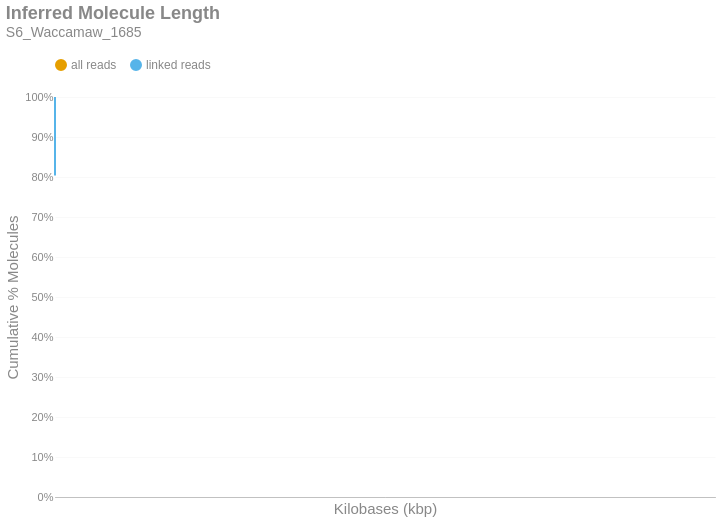

The code cell stored with this chart in its notebook:
### Markdown cell above
### Inferred Molecule Length
This is the cumulative frequency distribution of molecule lengths inferred from the first and last alignment positions along a contig for all alignments associated with a single linked-read barcode on a given contig.There are two distributions: one with `all` the alignments (yellow) and another with only `linked reads` (blue). The percent of molecules in the `linked reads` distribution is relative to the total number of linked molecules.

### Code cell
if SKIPLR:
    print_html(f"Skipped")
else:
    binned_df = consolidated_hist(valids['length_inferred']/1000, mask, 10, True)
    binned_df = binned_df.with_columns(
        pl.when(pl.col('bin').cast(pl.Utf8) == '0').then(pl.lit('1')).otherwise(pl.col('bin').cast(pl.Utf8)).alias('bin')
    )
    with SafeRender(binned_df):
        (
            density_plot(binned_df, 'Inferred Molecule Length', samplename, 'inferredlen')
            .transform_calculate(bin_kb='datum.bin / 1000')
            .encode(
                x=alt.X('bin_kb:Q', title="Kilobases (kbp)").scale(type='log', padding=0).axis(labelAngle=-40),
                y=alt.Y('value:Q', title='Cumulative % Molecules')
                    .axis(format='%')
                    .stack(False)
                    .scale(domainMin=0, domainMax=1,padding=0),
                color=alt.Color("key:N").scale(domain = ["all reads", "linked reads"]),
                tooltip = [
                    alt.Tooltip("key:N", title = "Data Type"),
                    alt.Tooltip("range_label:N", title="Kilobases"),
                    alt.Tooltip("value:Q", format = ".2%", title="% Molecules (Cum.)")
                ]
            )
        ).display()

### Figure 1 — Vega-Lite specification as saved in the notebook (floating-point values rounded to 4 significant figures)
{"width": "container", "height": 400, "config": {"title": {"anchor": "start", "dy": -15, "fontSize": 18, "color": "#888888", "subtitleColor": "#888888", "subtitleFontSize": 14}, "arc": {"fill": "#0072B2"}, "axis": {"domainColor": "#888888", "domainWidth": 0.5, "gridWidth": 0.2, "grid": false, "titleFontWeight": 400, "titleFontSize": 15, "labelFontSize": 11, "labelColor": "#888888", "tickColor": "#888888", "tickWidth": 0.2, "titleColor": "#888888"}, "axisBand": {"grid": false}, "axisX": {"grid": true, "tickSize": 10, "domainCap": "round"}, "axisY": {"domain": false, "grid": true, "tickSize": 0, "domainCap": "round"}, "background": "transparent", "header": {"labelFontSize": 15, "labelColor": "#888888", "titleFontSize": 15, "titleFontWeight": 600, "titleColor": "#888888"}, "legend": {"labelFont": "sans-serif", "labelFontSize": 12, "labelColor": "#888888", "symbolSize": 100, "symbolType": "circle", "titleFontSize": 12, "titlePadding": 10, "titleColor": "#888888", "title": null, "orient": "top"}, "range": {"category": ["#E69F00", "#56B4E9", "#009E73", "#F0E442", "#0072B2", "#D55E00", "#CC79A7", "#000000"], "diverging": ["#cfe8f3", "#a2d4ec", "#73bfe2", "#46abdb", "#1696d2", "#12719e"]}, "area": {"fill": "#0072B2", "fillOpacity": 0.7, "line": true, "strokeOpacity": 0.7}, "line": {"color": "#0072B2", "stroke": "#0072B2", "strokeWidth": 2}, "trail": {"color": "#0072B2", "stroke": "#0072B2", "strokeWidth": 0, "size": 1}, "point": {"filled": true, "fillOpacity": 1.0, "size": 95}, "text": {"color": "#888888", "fontSize": 11, "align": "right", "fontWeight": 400, "size": 11}, "bar": {"fill": "#0072B2", "stroke": null}, "view": {"stroke": null, "continuousWidth": 660, "continuousHeight": 400}}, "data": {"name": "data-dfaa8c538a0b90a1b21bc541ce22b957"}, "mark": {"type": "line", "interpolate": "monotone", "point": {"opacity": 0, "size": 275}}, "encoding": {"color": {"field": "key", "scale": {"domain": ["all reads", "linked reads"]}, "type": "nominal"}, "tooltip": [{"field": "key", "title": "Data Type", "type": "nominal"}, {"field": "range_label", "title": "Kilobases", "type": "nominal"}, {"field": "value", "format": ".2%", "title": "% Molecules (Cum.)", "type": "quantitative"}], "x": {"axis": {"labelAngle": -40}, "field": "bin_kb", "scale": {"type": "log", "padding": 0}, "title": "Kilobases (kbp)", "type": "quantitative"}, "y": {"axis": {"format": "%"}, "field": "value", "scale": {"domainMin": 0, "domainMax": 1, "padding": 0}, "stack": false, "title": "Cumulative % Molecules", "type": "quantitative"}}, "params": [{"name": "param_c36ac31b6afebe62", "select": {"type": "point", "fields": ["key"]}, "bind": "legend"}], "title": {"text": "Inferred Molecule Length", "subtitle": "S6_Waccamaw_1685"}, "transform": [{"fold": ["all reads (cumsum)", "linked reads (cumsum)"]}, {"calculate": "replace(datum.key, ' (cumsum)', '')", "as": "key"}, {"filter": {"param": "param_c36ac31b6afebe62"}}, {"calculate": "datum.bin / 1000", "as": "bin_kb"}], "usermeta": {"embedOptions": {"downloadFileName": "S6_Waccamaw_1685.inferredlen"}}, "$schema": "https://vega.github.io/schema/vega-lite/v6.1.0.json", "datasets": {"data-dfaa8c538a0b90a1b21bc541ce22b957": [{"bin": "0.0", "interval": "0.0-10.0", "all reads": 0.9807, "linked reads": 0.804, "all reads (cumsum)": 0.9807, "linked reads (cumsum)": 0.804, "range_label": "0-9"}, {"bin": "10.0", "interval": "10.0-20.0", "all reads": 0.008311, "linked reads": 0.08453, "all reads (cumsum)": 0.989, "linked reads (cumsum)": 0.8885, "range_label": "10-19"}, {"bin": "20.0", "interval": "20.0-30.0", "all reads": 0.005186, "linked reads": 0.0529, "all reads (cumsum)": 0.9942, "linked reads (cumsum)": 0.9414, "range_label": "20-29"}, {"bin": "30.0", "interval": "30.0-40.0", "all reads": 0.003119, "linked reads": 0.03172, "all reads (cumsum)": 0.9974, "linked reads (cumsum)": 0.9731, "range_label": "30-39"}, {"bin": "40.0", "interval": "40.0-50.0", "all reads": 0.001906, "linked reads": 0.01921, "all reads (cumsum)": 0.9993, "linked reads (cumsum)": 0.9923, "range_label": "40-49"}, {"bin": "50.0", "interval": "50.0-60.0", "all reads": 0.0004735, "linked reads": 0.004895, "all reads (cumsum)": 0.9997, "linked reads (cumsum)": 0.9972, "range_label": "50-59"}, {"bin": "60.0", "interval": "60.0-70.0", "all reads": 0.0001613, "linked reads": 0.001669, "all reads (cumsum)": 0.9999, "linked reads (cumsum)": 0.9989, "range_label": "60-69"}, {"bin": "70.0", "interval": "70.0-80.0", "all reads": 6.202e-05, "linked reads": 0.0006378, "all reads (cumsum)": 1.0, "linked reads (cumsum)": 0.9995, "range_label": "70-79"}, {"bin": "80.0", "interval": "80.0-90.0", "all reads": 2.399e-05, "linked reads": 0.0002478, "all reads (cumsum)": 1.0, "linked reads (cumsum)": 0.9998, "range_label": "80-89"}, {"bin": "90.0", "interval": "90.0-100.0", "all reads": 1.039e-05, "linked reads": 0.0001067, "all reads (cumsum)": 1.0, "linked reads (cumsum)": 0.9999, "range_label": "90-99"}, {"bin": "100.0", "interval": "100.0-110.0", "all reads": 3.759e-06, "linked reads": 3.9e-05, "all reads (cumsum)": 1.0, "linked reads (cumsum)": 0.9999, "range_label": "100-109"}, {"bin": "110.0", "interval": "110.0-120.0", "all reads": 2.653e-06, "linked reads": 2.753e-05, "all reads (cumsum)": 1.0, "linked reads (cumsum)": 1.0, "range_label": "110-119"}, {"bin": "120.0", "interval": "120.0-130.0", "all reads": 1.327e-06, "linked reads": 1.377e-05, "all reads (cumsum)": 1.0, "linked reads (cumsum)": 1.0, "range_label": "120-129"}, {"bin": "130.0", "interval": "130.0-140.0", "all reads": 8.844e-07, "linked reads": 9.177e-06, "all reads (cumsum)": 1.0, "linked reads (cumsum)": 1.0, "range_label": "130-139"}, {"bin": "140.0", "interval": "140.0-150.0", "all reads": 5.527e-07, "linked reads": 5.736e-06, "all reads (cumsum)": 1.0, "linked reads (cumsum)": 1.0, "range_label": "140-149"}, {"bin": "150.0", "interval": "150.0-160.0", "all reads": 2.211e-07, "linked reads": 2.294e-06, "all reads (cumsum)": 1.0, "linked reads (cumsum)": 1.0, "range_label": "150-159"}, {"bin": "160.0", "interval": "160.0-170.0", "all reads": 1.105e-07, "linked reads": 1.147e-06, "all reads (cumsum)": 1.0, "linked reads (cumsum)": 1.0, "range_label": "160-169"}, {"bin": "170.0", "interval": "170.0-180.0", "all reads": 1.105e-07, "linked reads": 1.147e-06, "all reads (cumsum)": 1.0, "linked reads (cumsum)": 1.0, "range_label": "170-179"}, {"bin": "180.0", "interval": "180.0-190.0", "all reads": 0.0, "linked reads": 0.0, "all reads (cumsum)": 1.0, "linked reads (cumsum)": 1.0, "range_label": "180-189"}, {"bin": "190.0", "interval": "190.0-200.0", "all reads": 0.0, "linked reads": 0.0, "all reads (cumsum)": 1.0, "linked reads (cumsum)": 1.0, "range_label": "190-199"}, {"bin": "200.0", "interval": "200.0-210.0", "all reads": 1.105e-07, "linked reads": 1.147e-06, "all reads (cumsum)": 1.0, "linked reads (cumsum)": 1.0, "range_label": "200-209"}]}}
